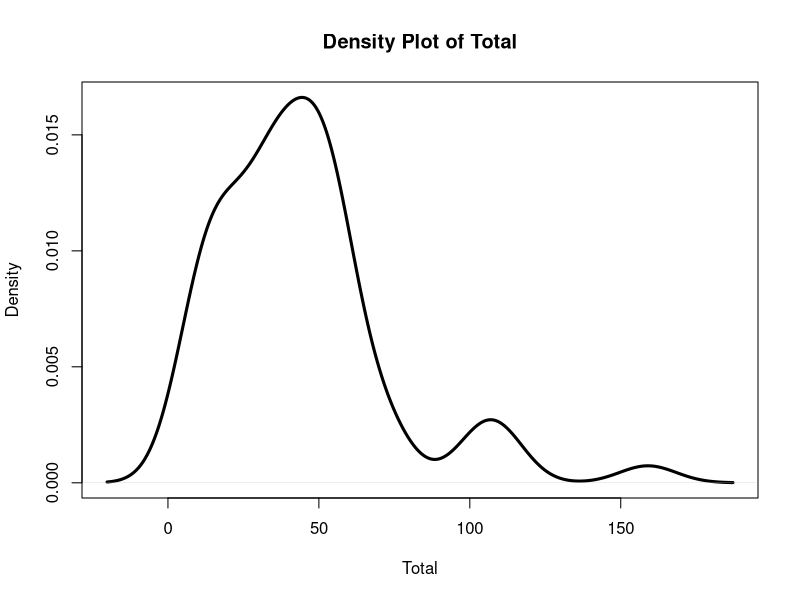
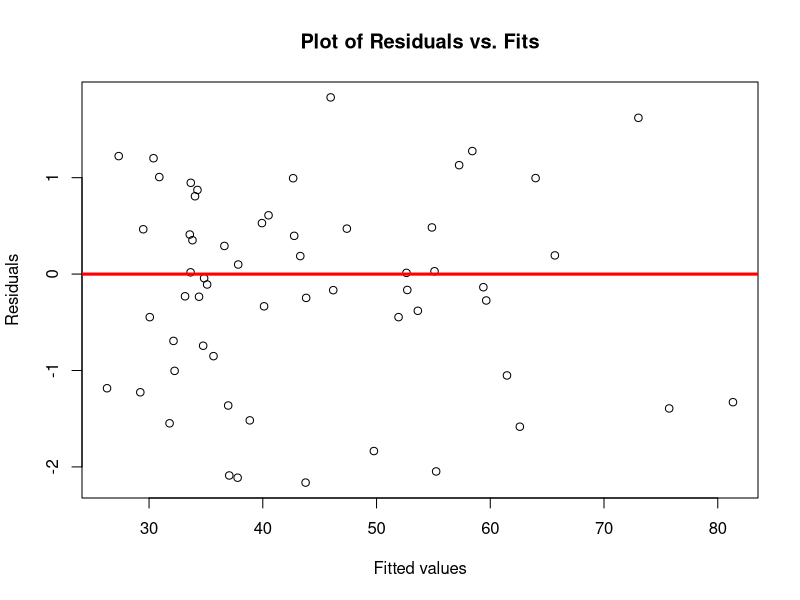
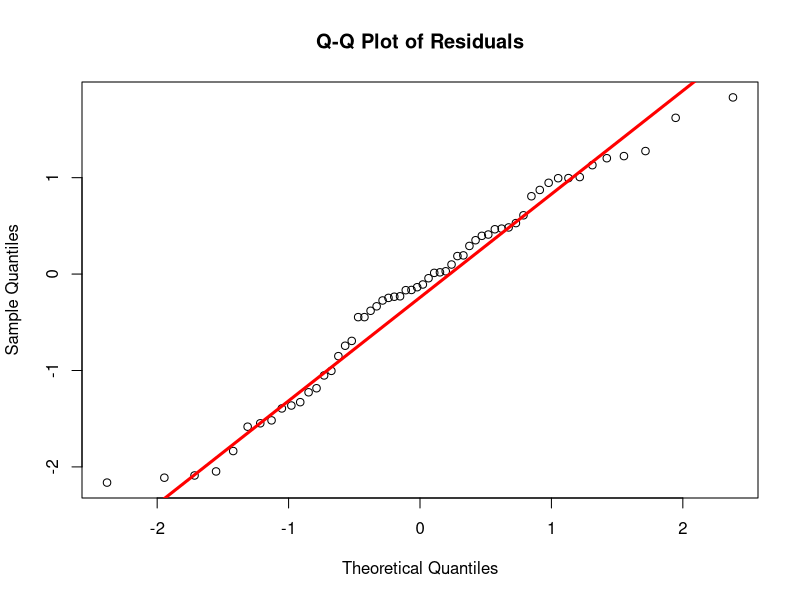
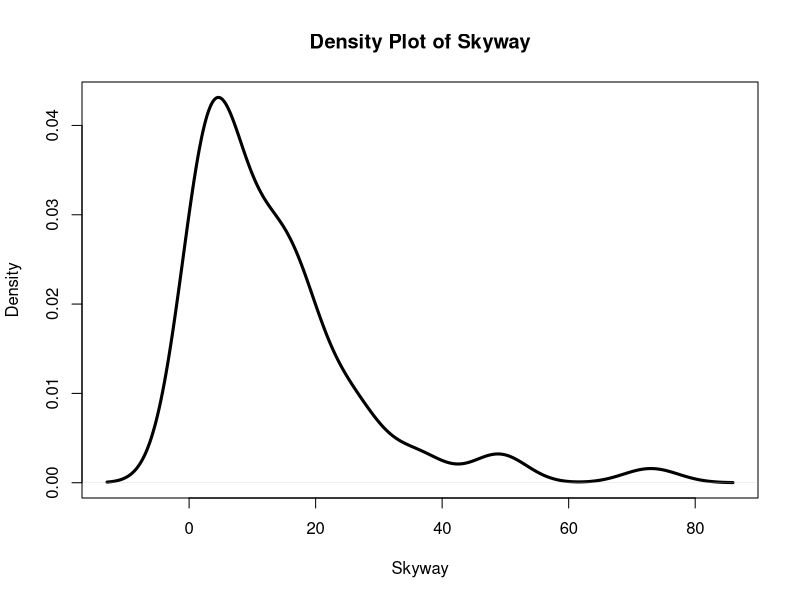
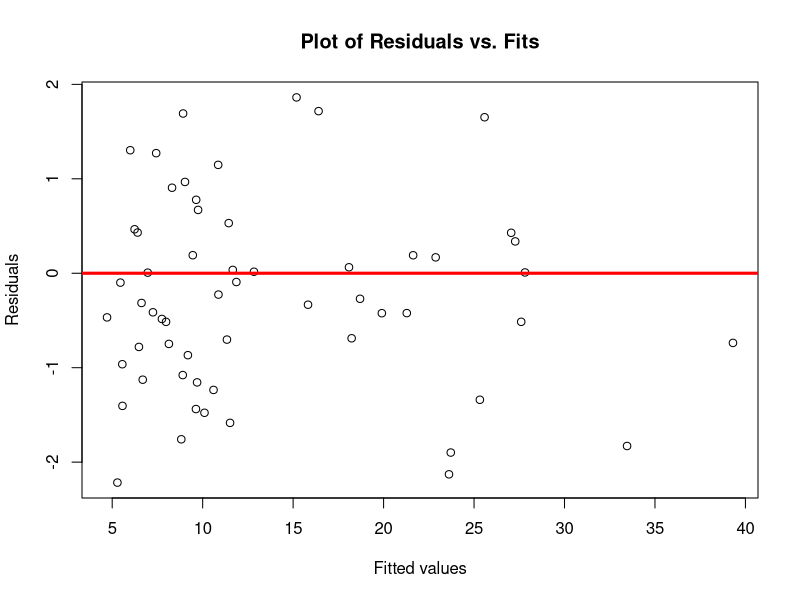
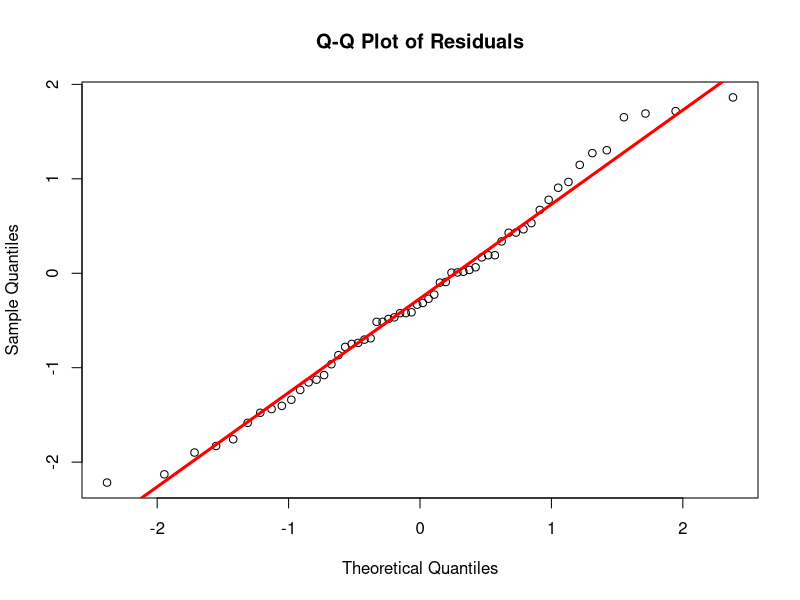
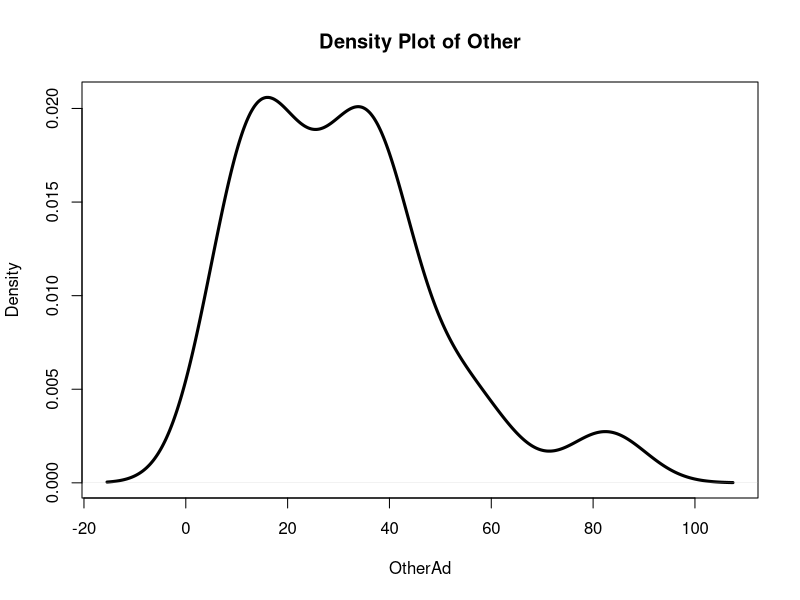
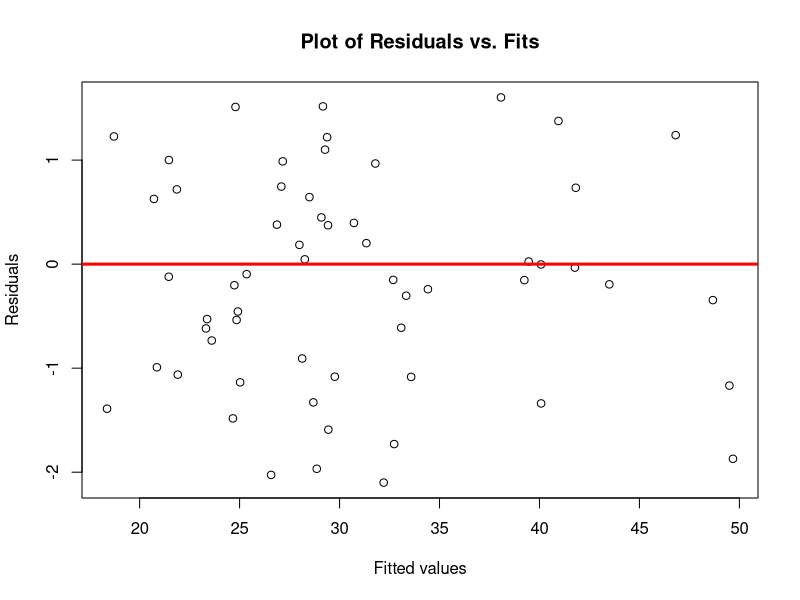

R code for these plots, in order:
## ---- chunk 1
knitr::opts_chunk$set(echo = TRUE)
## ---- chunk 2
data <- read.csv("PelicanMonthlyR8.csv")
dim(data)
## ---- chunk 3
# Importing MASS package
library(MASS)
## ---- chunk 4
summary(data$Total) 
mean_Total <- mean(data$TOTAL)
variance_Total <- (sd(data$TOTAL))^2
if (variance_Total > mean_Total) {
  print("Data is overdispersed")
}

plot(density(data$TOTAL, na.rm = TRUE), 
     main = "Density Plot of Total", 
     xlab = "Total", 
     col = "black", 
     lwd = 3)

model_Total <- glm.nb(TOTAL ~  TotalBedM + avgWindkm + maxwindkm + avgAirC, data = data)
summary(model_Total)

# Plotting Residuals
residuals <- residuals(model_Total)
plot(fitted(model_Total), residuals, main = "Plot of Residuals vs. Fits", 
     xlab = "Fitted values", ylab = "Residuals")
abline(h = 0, col = "red", lwd = 3)

# Creating normal probability plot
qqnorm(residuals, main = "Q-Q Plot of Residuals")
qqline(residuals, col = "red", lwd = 3)

# Calculating Nagelkerke's R^2
(n <- length(data$TOTAL))
null_model <- glm.nb(TOTAL ~ 1, data = data)
cox_snell_r2 <- 1 - exp((2 / n) * (logLik(null_model) - logLik(model_Total)))
(nagelkerke_r2 <- cox_snell_r2 / (1 - exp((2 / n) * logLik(null_model))))
## ---- chunk 5
summary(data$Skyway) 
mean_Skyway <- mean(data$Skyway)
variance_Skyway <- (sd(data$Skyway))^2
if (variance_Skyway > mean_Skyway) {
  print("Data is overdispersed")
}

plot(density(data$Skyway, na.rm = TRUE), 
     main = "Density Plot of Skyway", 
     xlab = "Skyway", 
     col = "black", 
     lwd = 3)

model_Skyway <- glm.nb(Skyway ~  skyvisitorK + avgWindkm + maxwindkm + avgAirC, data = data)
summary(model_Skyway)

# Plotting Residuals
residuals <- residuals(model_Skyway)
plot(fitted(model_Skyway), residuals, main = "Plot of Residuals vs. Fits", 
     xlab = "Fitted values", ylab = "Residuals")
abline(h = 0, col = "red", lwd = 3)

# Creating normal probability plot
qqnorm(residuals, main = "Q-Q Plot of Residuals")
qqline(residuals, col = "red", lwd = 3)

# Calculating Nagelkerke's R^2
(n <- length(data$Skyway))
null_model <- glm.nb(Skyway ~ 1, data = data)
cox_snell_r2 <- 1 - exp((2 / n) * (logLik(null_model) - logLik(model_Skyway)))
(nagelkerke_r2 <- cox_snell_r2 / (1 - exp((2 / n) * logLik(null_model))))
## ---- chunk 6
summary(data$Other) 
(mean_Other <- mean(data$Other))
(variance_Other <- (sd(data$Other))^2)
if (variance_Other > mean_Other) {
  print("Data is overdispersed")
}

plot(density(data$Other, na.rm = TRUE), 
     main = "Density Plot of Other", 
     xlab = "OtherAd", 
     col = "black", 
     lwd = 3)

model_Other <- glm.nb(Other ~ TotalBedM  + avgWindkm + maxwindkm + avgAirC, data = data)
summary(model_Other)

# Plotting Residuals
residuals <- residuals(model_Other)
plot(fitted(model_Other), residuals, main = "Plot of Residuals vs. Fits", 
     xlab = "Fitted values", ylab = "Residuals")
abline(h = 0, col = "red", lwd = 3)

# Creating normal probability plot
qqnorm(residuals, main = "Q-Q Plot of Residuals")
qqline(residuals, col = "red", lwd = 3)

# Calculating Nagelkerke's R^2
n <- length(data$Other)
null_model <- glm.nb(Other ~ 1, data = data)
cox_snell_r2 <- 1 - exp((2 / n) * (logLik(null_model) - logLik(model_Other)))
(nagelkerke_r2 <- cox_snell_r2 / (1 - exp((2 / n) * logLik(null_model))))
## ---- chunk 7
summary(data$Fishing) 
(mean_Fishing <- mean(data$Fishing))
(variance_Fishing <- (sd(data$Fishing))^2)
if (variance_Fishing > mean_Fishing) {
  print("Data is overdispersed")
}

plot(density(data$Fishing, na.rm = TRUE), 
     main = "Density Plot of Fishing", 
     xlab = "Fishing", 
     col = "black", 
     lwd = 3)

model_Fishing <- glm.nb(Fishing ~ TotalBedM + avgWindkm + maxwindkm + avgAirC, data = data)
summary(model_Fishing)

# Plotting Residuals
residuals <- residuals(model_Fishing)
plot(fitted(model_Fishing), residuals, main = "Plot of Residuals vs. Fits", 
     xlab = "Fitted values", ylab = "Residuals")
abline(h = 0, col = "red", lwd = 3)

# Creating normal probability plot
qqnorm(residuals, main = "Q-Q Plot of Residuals")
qqline(residuals, col = "red", lwd = 3)


# Calculating Nagelkerke's R^2
n <- length(data$Fishing)
null_model <- glm.nb(Fishing ~ 1, data = data)
cox_snell_r2 <- 1 - exp((2 / n) * (as.numeric(logLik(null_model)) - as.numeric(logLik(model_Fishing))))
(nagelkerke_r2 <- cox_snell_r2 / (1 - exp((2 / n) * as.numeric(logLik(null_model)))))
## ---- chunk 8
summary(data$DehyEmaci) 
(mean_DehyEmaci <- mean(data$DehyEmaci))
(variance_DehyEmaci <- (sd(data$DehyEmaci))^2)
if (variance_DehyEmaci > mean_DehyEmaci) {
  print("Data is overdispersed")
}

plot(density(data$DehyEmaci, na.rm = TRUE), 
     main = "Density Plot of DehyEmaci", 
     xlab = "DehyEmaci", 
     col = "black", 
     lwd = 3)

model_DehyEmaci <- glm.nb(DehyEmaci ~ TotalBedM  + avgWindkm + maxwindkm + avgAirC, data = data)
summary(model_DehyEmaci)

# Plotting Residuals
residuals <- residuals(model_DehyEmaci)
plot(fitted(model_DehyEmaci), residuals, main = "Plot of Residuals vs. Fits", 
     xlab = "Fitted values", ylab = "Residuals")
abline(h = 0, col = "red", lwd = 3)

# Creating normal probability plot
qqnorm(residuals, main = "Q-Q Plot of Residuals")
qqline(residuals, col = "red", lwd = 3)

# Calculating Nagelkerke's R^2
n <- length(data$DehyEmaci)
null_model <- glm.nb(DehyEmaci ~ 1, data = data)
cox_snell_r2 <- 1 - exp((2 / n) * (as.numeric(logLik(null_model)) - as.numeric(logLik(model_DehyEmaci))))
(nagelkerke_r2 <- cox_snell_r2 / (1 - exp((2 / n) * as.numeric(logLik(null_model)))))
## ---- chunk 9
summary(data$Trauma) 
(mean_Trauma <- mean(data$Trauma))
(variance_Trauma <- (sd(data$Trauma))^2)
if (variance_Trauma > mean_Trauma) {
  print("Data is overdispersed")
}

plot(density(data$Trauma, na.rm = TRUE), 
     main = "Density Plot of Trauma", 
     xlab = "Trauma", 
     col = "black", 
     lwd = 3)

model_Trauma <- glm.nb(Trauma ~ TotalBedM  + avgWindkm + maxwindkm + avgAirC, data = data)
summary(model_Trauma)

# Plotting Residuals
residuals <- residuals(model_Trauma)
plot(fitted(model_Trauma), residuals, main = "Plot of Residuals vs. Fits", 
     xlab = "Fitted values", ylab = "Residuals")
abline(h = 0, col = "red", lwd = 3)

# Creating normal probability plot
qqnorm(residuals, main = "Q-Q Plot of Residuals")
qqline(residuals, col = "red", lwd = 3)

# Calculating Nagelkerke's R^2
n <- length(data$Trauma)
null_model <- glm.nb(Trauma ~ 1, data = data)
cox_snell_r2 <- 1 - exp((2 / n) * (as.numeric(logLik(null_model)) - as.numeric(logLik(model_Trauma))))
(nagelkerke_r2 <- cox_snell_r2 / (1 - exp((2 / n) * as.numeric(logLik(null_model)))))
## ---- chunk 10
summary(data$Toxins) 
(mean_Toxins <- mean(data$Toxins))
(variance_Toxins <- (sd(data$Toxins))^2)
if (variance_Toxins > mean_Toxins) {
  print("Data is overdispersed")
}

plot(density(data$Toxins, na.rm = TRUE), 
     main = "Density Plot of Toxins", 
     xlab = "Toxins", 
     col = "black", 
     lwd = 3)


model_Toxins <- glm.nb(Toxins ~ TotalBedM  + avgWindkm + maxwindkm + avgAirC, data = data)
summary(model_Toxins)

# Plotting Residuals
residuals <- residuals(model_Toxins)
plot(fitted(model_Toxins), residuals, main = "Plot of Residuals vs. Fits", 
     xlab = "Fitted values", ylab = "Residuals")
abline(h = 0, col = "red", lwd = 3)

# Creating normal probability plot
qqnorm(residuals, main = "Q-Q Plot of Residuals")
qqline(residuals, col = "red", lwd = 3)

# Calculating Nagelkerke's R^2
n <- length(data$Toxins)
null_model <- glm.nb(Toxins ~ 1, data = data)
cox_snell_r2 <- 1 - exp((2 / n) * (as.numeric(logLik(null_model)) - as.numeric(logLik(model_Toxins))))
(nagelkerke_r2 <- cox_snell_r2 / (1 - exp((2 / n) * as.numeric(logLik(null_model)))))
## ---- chunk 11
summary(data$unkOther) 
(mean_unkOther <- mean(data$unkOther))
(variance_unkOther <- (sd(data$unkOther))^2)
if (variance_unkOther > mean_unkOther) {
  print("Data is overdispersed")
}

plot(density(data$unkOther, na.rm = TRUE), 
     main = "Density Plot of unkOther", 
     xlab = "unkOther", 
     col = "black", 
     lwd = 3)


model_unkOther <- glm.nb(unkOther ~ TotalBedM  + avgWindkm + maxwindkm + avgAirC, data = data)
summary(model_unkOther)


# Plotting Residuals
residuals <- residuals(model_unkOther)
plot(fitted(model_Toxins), residuals, main = "Plot of Residuals vs. Fits", 
     xlab = "Fitted values", ylab = "Residuals")
abline(h = 0, col = "red", lwd = 3)

# Creating normal probability plot
qqnorm(residuals, main = "Q-Q Plot of Residuals")
qqline(residuals, col = "red", lwd = 3)

# Calculating Nagelkerke's R^2
n <- length(data$unkOther)
null_model <- glm.nb(unkOther ~ 1, data = data)
cox_snell_r2 <- 1 - exp((2 / n) * (as.numeric(logLik(null_model)) - as.numeric(logLik(model_unkOther))))
(nagelkerke_r2 <- cox_snell_r2 / (1 - exp((2 / n) * as.numeric(logLik(null_model)))))
## ---- chunk 12
library(tidyverse)
library(ggplot2)
library(effects)
library(gridExtra)

# Figure for Skyway

# Visitors Plot
effect_data <- as.data.frame(effect("skyvisitorK", model_Skyway))

skyway_plot_visitors <- ggplot(effect_data, aes(x = skyvisitorK, y = fit)) +
    geom_line(size = 1) +  
    geom_ribbon(aes(ymin = lower, ymax = upper), fill = "green", alpha = 0.3) +
    labs(x = "Skyway Visitors", y = "Predicted Number of Pelicans") +
    theme_minimal() +
    theme(
      text = element_text(size = 10),  # Increase base font size
      axis.title = element_text(size = 10),  # Increase axis title font size
      axis.text = element_text(size = 10),   # Increase axis text font size
      axis.line = element_line(color = "black", size = 0.8),  # Darken axis lines
      axis.ticks = element_line(color = "black", size = 0.8) # Darken axis ticks
    
    )

skyway_plot_visitors

# Average Wind Plot
effect_data <- as.data.frame(effect("avgWindkm", model_Skyway))

skyway_plot_avgwind <- ggplot(effect_data, aes(x = avgWindkm, y = fit)) +
    geom_line(size = 1) +  
    geom_ribbon(aes(ymin = lower, ymax = upper), fill = "blue", alpha = 0.3) +
    labs(x = "Average Wind (Km)", y = "Predicted Number of Pelicans") +
    theme_minimal() +
    theme(
      text = element_text(size = 10),  # Increase base font size
      axis.title = element_text(size = 10),  # Increase axis title font size
      axis.text = element_text(size = 10),   # Increase axis text font size
      axis.line = element_line(color = "black", size = 0.8),  # Darken axis lines
      axis.ticks = element_line(color = "black", size = 0.8) # Darken axis ticks
     
    )

skyway_plot_avgwind

# Max Wind Plot
effect_data <- as.data.frame(effect("maxwindkm", model_Skyway))

skyway_plot_maxwind <- ggplot(effect_data, aes(x = maxwindkm, y = fit)) +
    geom_line(size = 1) +  
    geom_ribbon(aes(ymin = lower, ymax = upper), fill = "orange", alpha = 0.3) +
    labs(x = "Max Wind (Km)", y = "Predicted Number of Pelicans") +
    theme_minimal() +
    theme(
      text = element_text(size = 10),  # Increase base font size
      axis.title = element_text(size = 10),  # Increase axis title font size
      axis.text = element_text(size = 10),   # Increase axis text font size
      axis.line = element_line(color = "black", size = 0.8),  # Darken axis lines
      axis.ticks = element_line(color = "black", size = 0.8) # Darken axis ticks
    )

skyway_plot_maxwind

# Avg Air Temp (C) Plot
effect_data <- as.data.frame(effect("avgAirC", model_Skyway))

skyway_plot_avgtemp <- ggplot(effect_data, aes(x = avgAirC, y = fit)) +
    geom_line(size = 1) +  
    geom_ribbon(aes(ymin = lower, ymax = upper), fill = "purple", alpha = 0.3) +
    labs(x = "Average Air Temperature (°C)", y = "Predicted Number of Pelicans") +
    theme_minimal() +
    theme(
      text = element_text(size = 10),  # Increase base font size
      axis.title = element_text(size = 10),  # Increase axis title font size
      axis.text = element_text(size = 10),   # Increase axis text font size
      axis.line = element_line(color = "black", size = 0.8),  # Darken axis lines
      axis.ticks = element_line(color = "black", size = 0.8) # Darken axis ticks
      
    )

skyway_plot_avgtemp

(combined_plot1 <- grid.arrange(skyway_plot_visitors, skyway_plot_avgwind, skyway_plot_maxwind, skyway_plot_avgtemp, ncol = 2)
)

ggsave(
    filename = "skyway_plot.jpeg",  
    plot = combined_plot1,            
    device = "jpeg",                        
    dpi = 300,                              
    width = 8,                              
    height = 6                              
)

# Figure for Other

# Visitors Plot
effect_data <- as.data.frame(effect("TotalBedM", model_Other))

other_plot_visitors <- ggplot(effect_data, aes(x = TotalBedM, y = fit)) +
    geom_line(size = 1) +  
    geom_ribbon(aes(ymin = lower, ymax = upper), fill = "green", alpha = 0.3) +
    labs(x = "Total Bed Tax (millions)", y = "Predicted Number of Pelicans") +
    theme_minimal() +
    theme(
      text = element_text(size = 10),  # Increase base font size
      axis.title = element_text(size = 10),  # Increase axis title font size
      axis.text = element_text(size = 10),   # Increase axis text font size
      axis.line = element_line(color = "black", size = 0.8),  # Darken axis lines
      axis.ticks = element_line(color = "black", size = 0.8) # Darken axis ticks
    
    )

other_plot_visitors

# Average Wind Plot
effect_data <- as.data.frame(effect("avgWindkm", model_Other))

other_plot_avgwind <- ggplot(effect_data, aes(x = avgWindkm, y = fit)) +
    geom_line(size = 1) +  
    geom_ribbon(aes(ymin = lower, ymax = upper), fill = "blue", alpha = 0.3) +
    labs(x = "Average Wind (Km)", y = "Predicted Number of Pelicans") +
    theme_minimal() +
    theme(
      text = element_text(size = 10),  # Increase base font size
      axis.title = element_text(size = 10),  # Increase axis title font size
      axis.text = element_text(size = 10),   # Increase axis text font size
      axis.line = element_line(color = "black", size = 0.8),  # Darken axis lines
      axis.ticks = element_line(color = "black", size = 0.8) # Darken axis ticks
     
    )

other_plot_avgwind

# Max Wind Plot
effect_data <- as.data.frame(effect("maxwindkm", model_Other))

other_plot_maxwind <- ggplot(effect_data, aes(x = maxwindkm, y = fit)) +
    geom_line(size = 1) +  
    geom_ribbon(aes(ymin = lower, ymax = upper), fill = "orange", alpha = 0.3) +
    labs(x = "Max Wind (Km)", y = "Predicted Number of Pelicans") +
    theme_minimal() +
    theme(
      text = element_text(size = 10),  # Increase base font size
      axis.title = element_text(size = 10),  # Increase axis title font size
      axis.text = element_text(size = 10),   # Increase axis text font size
      axis.line = element_line(color = "black", size = 0.8),  # Darken axis lines
      axis.ticks = element_line(color = "black", size = 0.8) # Darken axis ticks
    )

other_plot_maxwind

# Avg Air Temp (C) Plot
effect_data <- as.data.frame(effect("avgAirC", model_Other))

other_plot_avgtemp <- ggplot(effect_data, aes(x = avgAirC, y = fit)) +
    geom_line(size = 1) +  
    geom_ribbon(aes(ymin = lower, ymax = upper), fill = "purple", alpha = 0.3) +
    labs(x = "Average Air Temperature (°C)", y = "Predicted Number of Pelicans") +
    theme_minimal() +
    theme(
      text = element_text(size = 10),  # Increase base font size
      axis.title = element_text(size = 10),  # Increase axis title font size
      axis.text = element_text(size = 10),   # Increase axis text font size
      axis.line = element_line(color = "black", size = 0.8),  # Darken axis lines
      axis.ticks = element_line(color = "black", size = 0.8) # Darken axis ticks
      
    )

other_plot_avgtemp

(combined_plot2 <- grid.arrange(other_plot_visitors, other_plot_avgwind, other_plot_maxwind, other_plot_avgtemp, ncol = 2)
)

ggsave(
    filename = "other_plot.jpeg",  
    plot = combined_plot2,            
    device = "jpeg",                        
    dpi = 300,                              
    width = 8,                              
    height = 6                              
)
